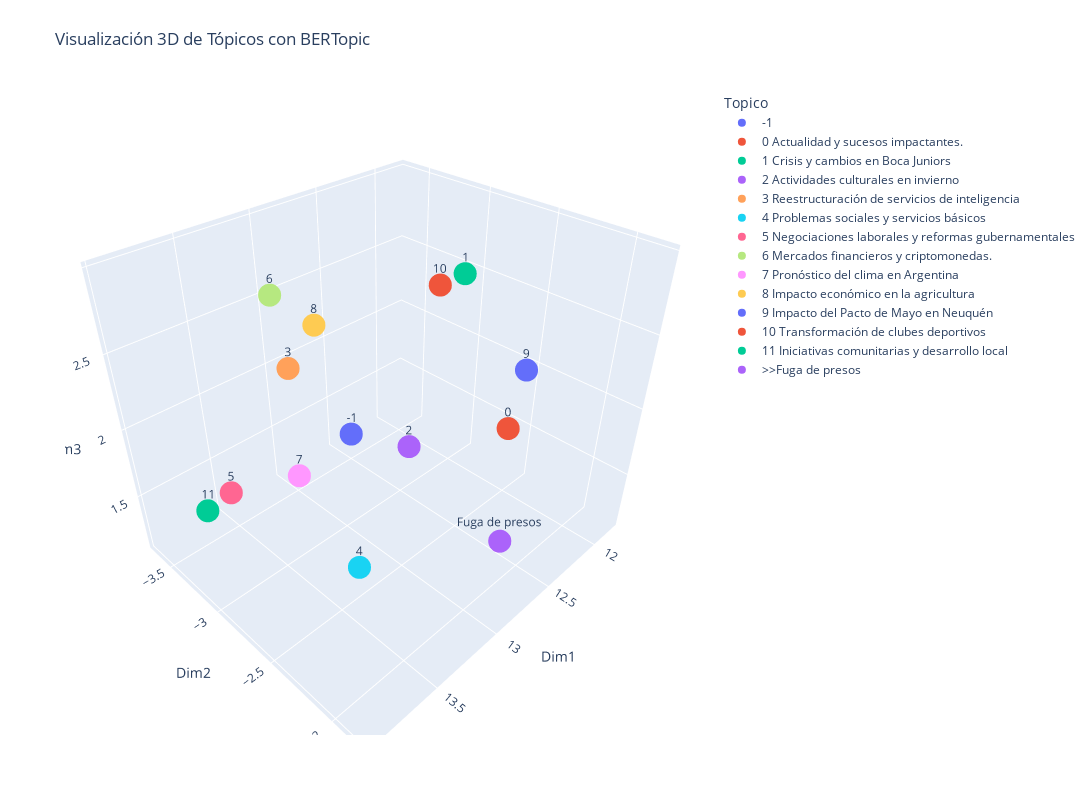

Write notebook code for a chart like this one.
### Markdown cell above
### Graficar los topicos en 3d

### Code cell
import plotly.express as px

# Obtener los embeddings de los tópicos
topic_embeddings = topic_model.topic_embeddings_

new_doc = "Fuga de presos en San Telmo"  # nuevo texto
new_doc_embedding = topic_model.embedding_model.embed([new_doc])[0] # embedding de nuevo texto

total = np.vstack((topic_embeddings, new_doc_embedding))

# Reducir la dimensionalidad de los embeddings a 3D usando UMAP
umap_model = UMAP(n_components=3)
embeddings_3d = umap_model.fit_transform(total)

# Obtener las etiquetas de los tópicos
topics_labels = [str(i)+" "+name['name'][:50] for i, name in enumerate(topics_list) ]

# Crear un DataFrame para Plotly
df_plotly = pd.DataFrame(embeddings_3d, columns=['Dim1', 'Dim2', 'Dim3'])
df_plotly['Topico'] = ["-1"] + topics_labels + ['>>'+new_doc[:15]] # Identificamos el nuevo documento
df_plotly['Etiqueta'] = list(range(-1, len(topic_embeddings)-1)) + [new_doc[:15]]

# Graficar los tópicos en 3D de manera interactiva usando Plotly, ajustando el tamaño del gráfico
fig = px.scatter_3d(df_plotly, x='Dim1', y='Dim2', z='Dim3', color='Topico', text='Etiqueta', title='Visualización 3D de Tópicos con BERTopic')


# Ajustar el tamaño del gráfico
fig.update_layout(
    autosize=False,
    width=1200,  # Ancho del gráfico
    height=800,  # Altura del gráfico
    margin=dict(l=65, r=50, b=65, t=90)
)

# Mostrar el gráfico
fig.show()

### Figure 1 — Plotly figure (JSON) as saved in the notebook; plotly's stock layout.template omitted (floating-point values rounded to 4 significant figures)
{"data": [{"hovertemplate": "Topico=-1<br>Dim1=%{x}<br>Dim2=%{y}<br>Dim3=%{z}<br>Etiqueta=%{text}<extra></extra>", "legendgroup": "-1", "marker": {"color": "#636efa", "symbol": "circle"}, "mode": "markers+text", "name": "-1", "scene": "scene", "showlegend": true, "text": [-1], "type": "scatter3d", "x": [13.01], "y": [-2.917], "z": [1.876]}, {"hovertemplate": "Topico=0 Actualidad y sucesos impactantes.<br>Dim1=%{x}<br>Dim2=%{y}<br>Dim3=%{z}<br>Etiqueta=%{text}<extra></extra>", "legendgroup": "0 Actualidad y sucesos impactantes.", "marker": {"color": "#EF553B", "symbol": "circle"}, "mode": "markers+text", "name": "0 Actualidad y sucesos impactantes.", "scene": "scene", "showlegend": true, "text": [0], "type": "scatter3d", "x": [12.45], "y": [-2.201], "z": [1.998]}, {"hovertemplate": "Topico=1 Crisis y cambios en Boca Juniors<br>Dim1=%{x}<br>Dim2=%{y}<br>Dim3=%{z}<br>Etiqueta=%{text}<extra></extra>", "legendgroup": "1 Crisis y cambios en Boca Juniors", "marker": {"color": "#00cc96", "symbol": "circle"}, "mode": "markers+text", "name": "1 Crisis y cambios en Boca Juniors", "scene": "scene", "showlegend": true, "text": [1], "type": "scatter3d", "x": [12.22], "y": [-2.772], "z": [2.692]}, {"hovertemplate": "Topico=2 Actividades culturales en invierno<br>Dim1=%{x}<br>Dim2=%{y}<br>Dim3=%{z}<br>Etiqueta=%{text}<extra></extra>", "legendgroup": "2 Actividades culturales en invierno", "marker": {"color": "#ab63fa", "symbol": "circle"}, "mode": "markers+text", "name": "2 Actividades culturales en invierno", "scene": "scene", "showlegend": true, "text": [2], "type": "scatter3d", "x": [12.31], "y": [-3.103], "z": [1.296]}, {"hovertemplate": "Topico=3 Reestructuración de servicios de inteligencia<br>Dim1=%{x}<br>Dim2=%{y}<br>Dim3=%{z}<br>Etiqueta=%{text}<extra></extra>", "legendgroup": "3 Reestructuración de servicios de inteligencia", "marker": {"color": "#FFA15A", "symbol": "circle"}, "mode": "markers+text", "name": "3 Reestructuración de servicios de inteligencia", "scene": "scene", "showlegend": true, "text": [3], "type": "scatter3d", "x": [13.67], "y": [-2.601], "z": [2.761]}, {"hovertemplate": "Topico=4 Problemas sociales y servicios básicos<br>Dim1=%{x}<br>Dim2=%{y}<br>Dim3=%{z}<br>Etiqueta=%{text}<extra></extra>", "legendgroup": "4 Problemas sociales y servicios básicos", "marker": {"color": "#19d3f3", "symbol": "circle"}, "mode": "markers+text", "name": "4 Problemas sociales y servicios básicos", "scene": "scene", "showlegend": true, "text": [4], "type": "scatter3d", "x": [13.23], "y": [-2.635], "z": [1.128]}, {"hovertemplate": "Topico=5 Negociaciones laborales y reformas gubernamentales<br>Dim1=%{x}<br>Dim2=%{y}<br>Dim3=%{z}<br>Etiqueta=%{text}<extra></extra>", "legendgroup": "5 Negociaciones laborales y reformas gubernamentales", "marker": {"color": "#FF6692", "symbol": "circle"}, "mode": "markers+text", "name": "5 Negociaciones laborales y reformas gubernamentales", "scene": "scene", "showlegend": true, "text": [5], "type": "scatter3d", "x": [13.96], "y": [-2.764], "z": [2.093]}, {"hovertemplate": "Topico=6 Mercados financieros y criptomonedas.<br>Dim1=%{x}<br>Dim2=%{y}<br>Dim3=%{z}<br>Etiqueta=%{text}<extra></extra>", "legendgroup": "6 Mercados financieros y criptomonedas.", "marker": {"color": "#B6E880", "symbol": "circle"}, "mode": "markers+text", "name": "6 Mercados financieros y criptomonedas.", "scene": "scene", "showlegend": true, "text": [6], "type": "scatter3d", "x": [13.21], "y": [-3.33], "z": [2.708]}, {"hovertemplate": "Topico=7 Pronóstico del clima en Argentina<br>Dim1=%{x}<br>Dim2=%{y}<br>Dim3=%{z}<br>Etiqueta=%{text}<extra></extra>", "legendgroup": "7 Pronóstico del clima en Argentina", "marker": {"color": "#FF97FF", "symbol": "circle"}, "mode": "markers+text", "name": "7 Pronóstico del clima en Argentina", "scene": "scene", "showlegend": true, "text": [7], "type": "scatter3d", "x": [13.0], "y": [-3.475], "z": [1.22]}, {"hovertemplate": "Topico=8 Impacto económico en la agricultura<br>Dim1=%{x}<br>Dim2=%{y}<br>Dim3=%{z}<br>Etiqueta=%{text}<extra></extra>", "legendgroup": "8 Impacto económico en la agricultura", "marker": {"color": "#FECB52", "symbol": "circle"}, "mode": "markers+text", "name": "8 Impacto económico en la agricultura", "scene": "scene", "showlegend": true, "text": [8], "type": "scatter3d", "x": [12.63], "y": [-3.68], "z": [2.16]}, {"hovertemplate": "Topico=9 Impacto del Pacto de Mayo en Neuquén<br>Dim1=%{x}<br>Dim2=%{y}<br>Dim3=%{z}<br>Etiqueta=%{text}<extra></extra>", "legendgroup": "9 Impacto del Pacto de Mayo en Neuquén", "marker": {"color": "#636efa", "symbol": "circle"}, "mode": "markers+text", "name": "9 Impacto del Pacto de Mayo en Neuquén", "scene": "scene", "showlegend": true, "text": [9], "type": "scatter3d", "x": [11.81], "y": [-2.546], "z": [1.952]}, {"hovertemplate": "Topico=10 Transformación de clubes deportivos<br>Dim1=%{x}<br>Dim2=%{y}<br>Dim3=%{z}<br>Etiqueta=%{text}<extra></extra>", "legendgroup": "10 Transformación de clubes deportivos", "marker": {"color": "#EF553B", "symbol": "circle"}, "mode": "markers+text", "name": "10 Transformación de clubes deportivos", "scene": "scene", "showlegend": true, "text": [10], "type": "scatter3d", "x": [12.87], "y": [-2.398], "z": [2.972]}, {"hovertemplate": "Topico=11 Iniciativas comunitarias y desarrollo local<br>Dim1=%{x}<br>Dim2=%{y}<br>Dim3=%{z}<br>Etiqueta=%{text}<extra></extra>", "legendgroup": "11 Iniciativas comunitarias y desarrollo local", "marker": {"color": "#00cc96", "symbol": "circle"}, "mode": "markers+text", "name": "11 Iniciativas comunitarias y desarrollo local", "scene": "scene", "showlegend": true, "text": [11], "type": "scatter3d", "x": [13.84], "y": [-3.262], "z": [1.574]}, {"hovertemplate": "Topico=>>Fuga de presos <br>Dim1=%{x}<br>Dim2=%{y}<br>Dim3=%{z}<br>Etiqueta=%{text}<extra></extra>", "legendgroup": ">>Fuga de presos ", "marker": {"color": "#ab63fa", "symbol": "circle"}, "mode": "markers+text", "name": ">>Fuga de presos ", "scene": "scene", "showlegend": true, "text": ["Fuga de presos "], "type": "scatter3d", "x": [12.99], "y": [-1.813], "z": [1.75]}], "layout": {"autosize": false, "height": 800, "legend": {"title": {"text": "Topico"}, "tracegroupgap": 0}, "margin": {"b": 65, "l": 65, "r": 50, "t": 90}, "scene": {"domain": {"x": [0, 1], "y": [0, 1]}, "xaxis": {"title": {"text": "Dim1"}}, "yaxis": {"title": {"text": "Dim2"}}, "zaxis": {"title": {"text": "Dim3"}}}, "title": {"text": "Visualización 3D de Tópicos con BERTopic"}, "width": 1200}}
